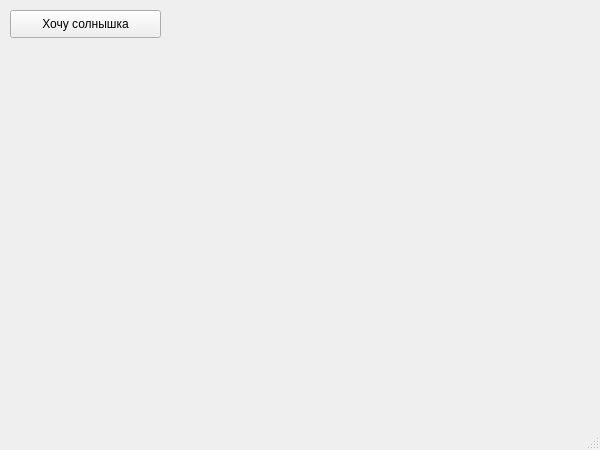
<?xml version="1.0" encoding="UTF-8"?>
<ui version="4.0">
 <class>MainWindow</class>
 <widget class="QMainWindow" name="MainWindow">
  <property name="geometry">
   <rect>
    <x>0</x>
    <y>0</y>
    <width>600</width>
    <height>450</height>
   </rect>
  </property>
  <property name="windowTitle">
   <string>yellow_circles</string>
  </property>
  <widget class="QWidget" name="centralwidget">
   <widget class="QPushButton" name="pushButton">
    <property name="geometry">
     <rect>
      <x>10</x>
      <y>10</y>
      <width>151</width>
      <height>28</height>
     </rect>
    </property>
    <property name="text">
     <string>Хочу солнышка</string>
    </property>
   </widget>
  </widget>
  <widget class="QMenuBar" name="menubar">
   <property name="geometry">
    <rect>
     <x>0</x>
     <y>0</y>
     <width>600</width>
     <height>26</height>
    </rect>
   </property>
  </widget>
  <widget class="QStatusBar" name="statusbar"/>
 </widget>
 <resources/>
 <connections/>
</ui>
